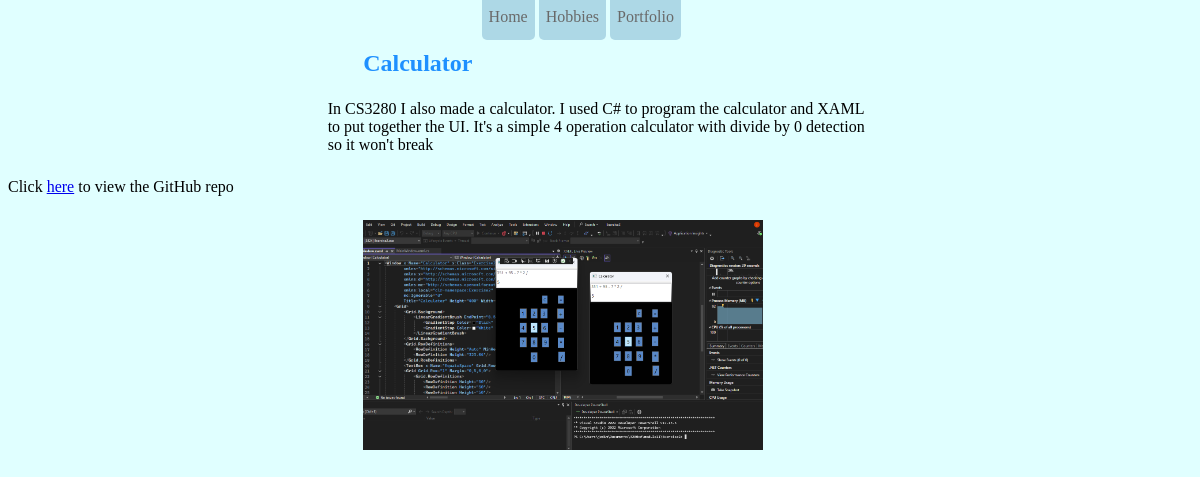
Page /portfolio/calculator on the committed database.
### PortfolioDatabase/models.py (models this page shows, shortened)
class Portfolio(models.Model):
    name = models.CharField(max_length=100)
    description = models.CharField(max_length=400)
    image = models.ImageField(default='fallback.png', blank=True)
    link = models.URLField(max_length=500, default="https://github.com/ethanMinson?tab=repositories")
    slug = models.SlugField()

### PortfolioDatabase/views.py (the view)
# urls.py: path("portfolio/<slug:slug>", views.portfolio_view, name="portfolio_view"),
def portfolio_view(request, slug):
    project = Portfolio.objects.get(slug=slug)
    return render(request, "PortfolioDatabase/portfolio_detailed.html", {"project": project})

### PortfolioDatabase/templates/PortfolioDatabase/portfolio_detailed.html (shortened to what this page needs)
<!DOCTYPE html>
<html lang="en">
    <head>
        {% load static %}
        <link rel="stylesheet" href="../../../static/style.css">
    </head>
    <body>
            <a href="/" style="margin-left: 40%" class="btn">Home</a>
            <a href="/hobbies/" class="btn">Hobbies</a>
            <a href="/portfolio/" class="btn">Portfolio</a>
        <h2 class="detailed">{{ project.name }}</h2>
        <p class="dispPage">{{ project.description }}</p>
            <p>Click <a href="{{ project.link }}" target="_blank" rel="noopener noreferrer">here</a> to view the GitHub repo</p>
        <img src="{{ project.image.url }}" alt="{{ project.name }}" class="displayed"/>
    </body>
</html>

### static/style.css (style rules this page uses)
.btn { padding: 15px 7px; background-color: lightblue; text-decoration: none; color: dimgray; border-radius: 5px; margin-top: 25px; }
p.dispPage { width: 550px; margin: 2% 27%; }
img.displayed { display: block; width: 100%; max-width: 400px; margin: 2% 30%; }
h2.detailed { margin: 2% 30%; color: dodgerblue; }
body { background-color: lightcyan; }

### rows in the picture
Portfolio: name "Calculator", description "In CS3280 I also made a calculator. I used C# to program the calculator and XAML to put together the UI. It's a simple 4 operation calculator with divide by 0 detection so it won't break", image (picture)
